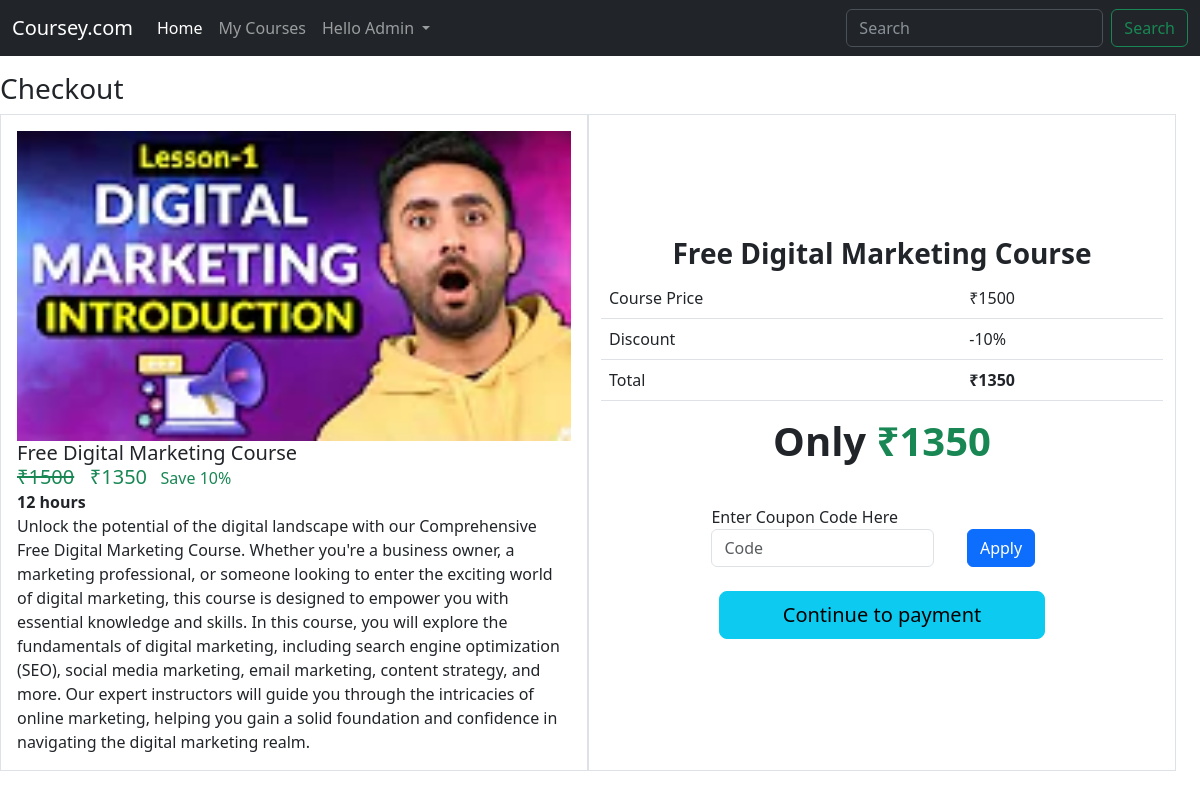
The page /checkout/free-digital-marketing-course (signed in) on the database its author committed.
### home/models/course.py (models this page shows, shortened)
class Course(models.Model):
    name = models.CharField(max_length=500,blank=False,null=False)
    slug = models.SlugField(default='dfds')
    description = models.TextField(blank=False,null=False)
    price =models.IntegerField(blank=False,null=False,default=0)
    discount = models.IntegerField(default=0,blank=False,null=False)
    active = models.BooleanField(default=False)
    thumbnail = models.ImageField(blank=False,null=False,upload_to="files/thumbnails")
    date = models.DateTimeField(auto_now_add=True)
    resource = models.FileField(blank=False,null=False,upload_to="files/resources")
    length = models.IntegerField(default=0,null=False,blank=False)

### home/views/checkout.py (the view, shortened to what this page needs)
# urls.py: path('checkout/<str:slug>',checkout,name="checkout"),
@login_required
def checkout(request,slug):
    user = request.user
    course = Course.objects.get(slug=slug)
    order=None
    payment = None
    coupon_code = request.GET.get('coupon_code')
    is_exist=UserCourse.objects.filter(course=course,user=user).exists()
    amount,discount,is_valid = get_amount(coupon_code,course)
    params={'course':course,'order':order,'payment':payment,'is_exist':is_exist}
    return render(request,'home/checkout.html',params)

### home/templatetags/coustom_tags.py (called while the page is built)
@register.simple_tag
def cal_saleprice(mrp,discount):
    return round(mrp-(mrp*discount*0.01) if discount != None else mrp)

@register.filter
def rupee(price):
    return f'₹{price}'

### home/views/checkout.py (called while the page is built)
def get_amount(coupon_code,course):
    mrp = course.price
    discount = course.discount
    amount = int(mrp-(mrp*discount*0.01))
    try:
        coupon_obj = CouponCode.objects.get(code=coupon_code,course=course)
        discount = coupon_obj.discount
        return int(amount-(amount*discount*0.01)),discount,True
    except Exception:
        return amount,discount,False

### templates/home/checkout.html (shortened to what this page needs)
{% extends 'home/base.html' %}
{% load coustom_tags %}
{% block body %}
<h3 class="mt-3">Checkout</h3>
<div class="row container-fluid">
    <div class="col-md-6 p-3 border">
        <div class="">
            <img src="{{course.thumbnail.url}}" class="card-img-top" alt="...">
            <div class="card-body">
                <h5 class="card-title">{{course.name}}</h5>
                <div class="text-success"><span class="h5">
                        <span class="text-decoration-line-through">
                            {{ course.price|rupee }}</span> {% cal_saleprice course.price course.discount as sale%}
                        <span>{{sale|rupee}}</span>
                    </span>
                    &nbsp; Save {{course.discount}}%
                </div>
                <div class="fw-bold"> {{course.length}} hours</div>
                <p class="card-text p-0">{{course.description}}</p>
            </div>
        </div>
    </div>
    <div class="col-md-6 border d-flex flex-column  justify-content-center align-items-center">
        <h3 class="fw-bold text-center mb-2">{{course.name}}</h3>
        {% if not is_exist %}
        <table class="table">
            <tbody>
                <tr>
                    <td>Course Price</td>
                    <td>{{course.price|rupee}}</td>
                </tr>
                <tr>
                    <td>Discount</td>
                    <td>-{{course.discount}}%</td>
                </tr>
                <tr>
                    <td>Total</td>
                    <td class="fw-bold" id="totalAmount">{{sale|rupee}}</td>
                </tr>
            </tbody>
        </table>
        <h1 class="fw-bold text-center" >Only <span class="text-success" id="bigTotalAmount">{{sale|rupee}}</span></h1>
        <form action="/checkout/{{course.slug}}" method="get">
        <div class="row g-3 mt-3 mb-3">
            <div class="col-8">
                <label for="couponCode mt-1 mb-1">Enter Coupon Code Here</label>
                <input type="text" id="couponInput" class="form-control"  name="coupon_code"
                    placeholder="Code">
            </div>
            <div class="col-4 d-flex justify-content-center align-items-end">
                <button type="submit" id="couponBtn" class="btn btn-primary ">Apply</button>
            </div>
        </div>
        <div class="d-grid p-2">
            <button type='submit' class="btn btn-info btn-lg">Continue to payment</button>
        </div>
    </form>
        {% else %}
        <h4>You had already enrolled this course.</h4>
        <a class="d-block btn btn-info btn-lg" href='/course/{{course.slug}}'>
            Go to course
        </a>
        {% endif %}
    </div>
</div>
{% endblock body %}

### templates/home/base.html (shortened to what this page needs)
<!doctype html>
<html lang="en">
  <head>
    <link href="https://cdn.jsdelivr.net/npm/bootstrap@5.3.0-alpha2/dist/css/bootstrap.min.css" rel="stylesheet">
  </head>
  <body>
    <nav class="navbar navbar-expand-lg bg-dark" data-bs-theme="dark">
        <div class="container-fluid">
          <a class="navbar-brand" href="/">Coursey.com</a>
          <div class="collapse navbar-collapse" id="navbarSupportedContent">
            <ul class="navbar-nav me-auto mb-2 mb-lg-0">
              <li class="nav-item">
                <a class="nav-link active" aria-current="page" href="/">Home</a>
              </li>
              <li class="nav-item">
                <a class="nav-link" href="{% url 'my_courses' %}">My Courses</a>
              </li>
              {% if request.user.is_authenticated %}
              <li class="nav-item dropdown">
                <a class="nav-link dropdown-toggle" href="#" role="button" data-bs-toggle="dropdown" aria-expanded="false">
                  Hello {{request.user|title}}
                </a>
              </li>
              {% endif %}
            </ul>
            <form class="d-flex" role="search" action="/search">
              <input class="form-control me-2" type="search" placeholder="Search" aria-label="Search" name="search">
              <button class="btn btn-outline-success" type="submit" >Search</button>
            </form>
          </div>
        </div>
      </nav>
    {% block body %}
    {% endblock body %}
  </body>
</html>

### rows shown on the page
Course: thumbnail (placeholder picture), name "Free Digital Marketing Course", price "₹1500", discount "10", length "12", description "Unlock the potential of the digital landscape with our Comprehensive Free Digital Marketing Course. Whether you're a business owner, a marketing professional, or someone looking to enter the exciting world of digital marketing, this course is designed to empower you with essential knowledge and skills. In this course, you will explore the fundamentals of digital marketing, including search engine optimization (SEO), social media marketing, email marketing, content strategy, and more. Our expert instructors will guide you through the intricacies of online marketing, helping you gain a solid foundation and confidence in navigating the digital marketing realm."

### other values the page prints
{{ request.user|title }} "Admin"
{{ sale|rupee }} "₹1350"
